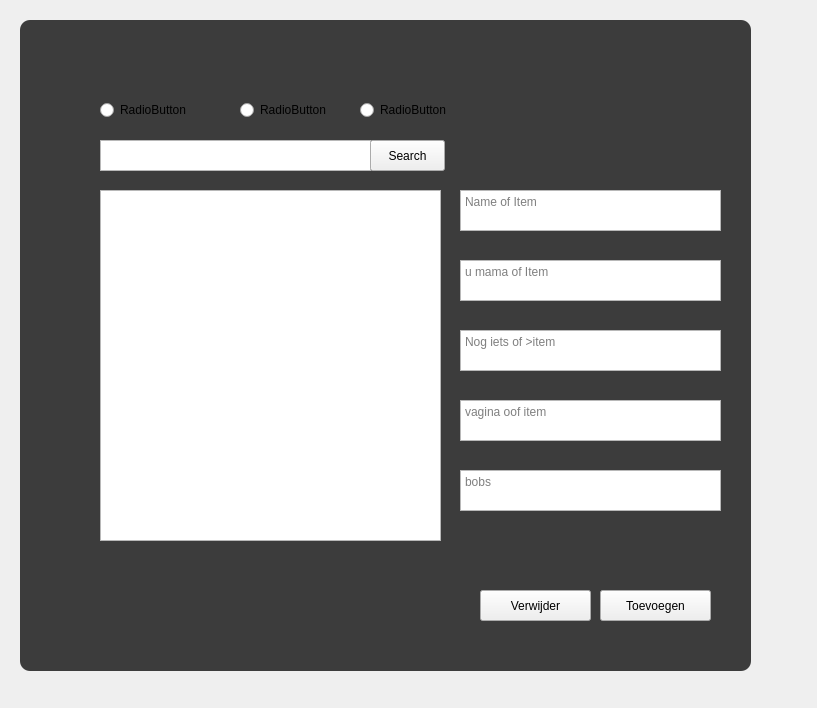
<?xml version="1.0" encoding="UTF-8"?>
<ui version="4.0">
 <class>Form</class>
 <widget class="QWidget" name="Form">
  <property name="geometry">
   <rect>
    <x>0</x>
    <y>0</y>
    <width>817</width>
    <height>708</height>
   </rect>
  </property>
  <property name="windowTitle">
   <string>Form</string>
  </property>
  <widget class="QWidget" name="widget2" native="true">
   <property name="geometry">
    <rect>
     <x>20</x>
     <y>20</y>
     <width>731</width>
     <height>651</height>
    </rect>
   </property>
   <property name="styleSheet">
    <string notr="true">#widget2{
	background-color: rgba(60,60,60,255);
	border-radius: 10px;
}</string>
   </property>
   <widget class="QPushButton" name="addButton">
    <property name="geometry">
     <rect>
      <x>580</x>
      <y>570</y>
      <width>111</width>
      <height>31</height>
     </rect>
    </property>
    <property name="styleSheet">
     <string notr="true"/>
    </property>
    <property name="text">
     <string>Toevoegen</string>
    </property>
   </widget>
   <widget class="QPushButton" name="deleteButton">
    <property name="geometry">
     <rect>
      <x>460</x>
      <y>570</y>
      <width>111</width>
      <height>31</height>
     </rect>
    </property>
    <property name="styleSheet">
     <string notr="true"/>
    </property>
    <property name="text">
     <string>Verwijder</string>
    </property>
   </widget>
   <widget class="QRadioButton" name="radioButton">
    <property name="geometry">
     <rect>
      <x>80</x>
      <y>80</y>
      <width>92</width>
      <height>20</height>
     </rect>
    </property>
    <property name="text">
     <string>RadioButton</string>
    </property>
   </widget>
   <widget class="QRadioButton" name="radioButton_2">
    <property name="geometry">
     <rect>
      <x>220</x>
      <y>80</y>
      <width>92</width>
      <height>20</height>
     </rect>
    </property>
    <property name="text">
     <string>RadioButton</string>
    </property>
   </widget>
   <widget class="QRadioButton" name="radioButton_3">
    <property name="geometry">
     <rect>
      <x>340</x>
      <y>80</y>
      <width>92</width>
      <height>20</height>
     </rect>
    </property>
    <property name="text">
     <string>RadioButton</string>
    </property>
   </widget>
   <widget class="QListView" name="search_items">
    <property name="geometry">
     <rect>
      <x>80</x>
      <y>170</y>
      <width>341</width>
      <height>351</height>
     </rect>
    </property>
   </widget>
   <widget class="QTextEdit" name="textEdit">
    <property name="geometry">
     <rect>
      <x>80</x>
      <y>120</y>
      <width>271</width>
      <height>31</height>
     </rect>
    </property>
   </widget>
   <widget class="QPushButton" name="pushButton_3">
    <property name="geometry">
     <rect>
      <x>350</x>
      <y>120</y>
      <width>75</width>
      <height>31</height>
     </rect>
    </property>
    <property name="text">
     <string>Search</string>
    </property>
   </widget>
   <widget class="QTextEdit" name="textEdit_2">
    <property name="geometry">
     <rect>
      <x>440</x>
      <y>170</y>
      <width>261</width>
      <height>41</height>
     </rect>
    </property>
    <property name="placeholderText">
     <string>Name of Item</string>
    </property>
   </widget>
   <widget class="QTextEdit" name="textEdit_3">
    <property name="geometry">
     <rect>
      <x>440</x>
      <y>240</y>
      <width>261</width>
      <height>41</height>
     </rect>
    </property>
    <property name="placeholderText">
     <string>u mama of Item</string>
    </property>
   </widget>
   <widget class="QTextEdit" name="textEdit_4">
    <property name="geometry">
     <rect>
      <x>440</x>
      <y>310</y>
      <width>261</width>
      <height>41</height>
     </rect>
    </property>
    <property name="placeholderText">
     <string>Nog iets of &gt;item</string>
    </property>
   </widget>
   <widget class="QTextEdit" name="textEdit_5">
    <property name="geometry">
     <rect>
      <x>440</x>
      <y>380</y>
      <width>261</width>
      <height>41</height>
     </rect>
    </property>
    <property name="placeholderText">
     <string>vagina oof item</string>
    </property>
   </widget>
   <widget class="QTextEdit" name="textEdit_6">
    <property name="geometry">
     <rect>
      <x>440</x>
      <y>450</y>
      <width>261</width>
      <height>41</height>
     </rect>
    </property>
    <property name="placeholderText">
     <string>bobs</string>
    </property>
   </widget>
  </widget>
 </widget>
 <resources/>
 <connections/>
</ui>
